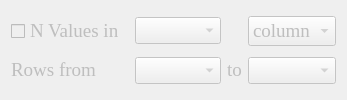
             <widget class="QWidget" name="tab_7">
              <property name="sizePolicy">
               <sizepolicy hsizetype="Preferred" vsizetype="Preferred">
                <horstretch>1</horstretch>
                <verstretch>0</verstretch>
               </sizepolicy>
              </property>
              <attribute name="title">
               <string>N Values</string>
              </attribute>
              <layout class="QGridLayout" name="gridLayout_9">
               <item row="0" column="0">
                <widget class="QCheckBox" name="check_Nvalue">
                 <property name="enabled">
                  <bool>false</bool>
                 </property>
                 <property name="sizePolicy">
                  <sizepolicy hsizetype="Fixed" vsizetype="Fixed">
                   <horstretch>0</horstretch>
                   <verstretch>0</verstretch>
                  </sizepolicy>
                 </property>
                 <property name="font">
                  <font>
                   <family>Times New Roman</family>
                   <pointsize>14</pointsize>
                  </font>
                 </property>
                 <property name="text">
                  <string>N Values in </string>
                 </property>
                 <property name="iconSize">
                  <size>
                   <width>20</width>
                   <height>20</height>
                  </size>
                 </property>
                 <property name="tristate">
                  <bool>false</bool>
                 </property>
                </widget>
               </item>
               <item row="0" column="1">
                <widget class="QComboBox" name="combo_Nnumber">
                 <property name="enabled">
                  <bool>false</bool>
                 </property>
                 <property name="sizePolicy">
                  <sizepolicy hsizetype="Expanding" vsizetype="Fixed">
                   <horstretch>0</horstretch>
                   <verstretch>0</verstretch>
                  </sizepolicy>
                 </property>
                 <property name="font">
                  <font>
                   <family>Times New Roman</family>
                   <pointsize>12</pointsize>
                  </font>
                 </property>
                </widget>
               </item>
               <item row="0" column="3">
                <widget class="QComboBox" name="combo_Nrowcol">
                 <property name="enabled">
                  <bool>false</bool>
                 </property>
                 <property name="sizePolicy">
                  <sizepolicy hsizetype="Preferred" vsizetype="Fixed">
                   <horstretch>0</horstretch>
                   <verstretch>0</verstretch>
                  </sizepolicy>
                 </property>
                 <property name="font">
                  <font>
                   <family>Times New Roman</family>
                   <pointsize>14</pointsize>
                  </font>
                 </property>
                 <item>
                  <property name="text">
                   <string>column</string>
                  </property>
                 </item>
                 <item>
                  <property name="text">
                   <string>row</string>
                  </property>
                 </item>
                </widget>
               </item>
               <item row="1" column="0">
                <widget class="QLabel" name="label_Nrowcol">
                 <property name="enabled">
                  <bool>false</bool>
                 </property>
                 <property name="sizePolicy">
                  <sizepolicy hsizetype="Fixed" vsizetype="Fixed">
                   <horstretch>0</horstretch>
                   <verstretch>0</verstretch>
                  </sizepolicy>
                 </property>
                 <property name="font">
                  <font>
                   <family>Times New Roman</family>
                   <pointsize>14</pointsize>
                  </font>
                 </property>
                 <property name="text">
                  <string>&lt;html&gt;&lt;head/&gt;&lt;body&gt;&lt;p&gt;Rows from&lt;/p&gt;&lt;/body&gt;&lt;/html&gt;</string>
                 </property>
                </widget>
               </item>
               <item row="1" column="1">
                <widget class="QComboBox" name="combo_Nbegin">
                 <property name="enabled">
                  <bool>false</bool>
                 </property>
                 <property name="sizePolicy">
                  <sizepolicy hsizetype="Expanding" vsizetype="Fixed">
                   <horstretch>0</horstretch>
                   <verstretch>0</verstretch>
                  </sizepolicy>
                 </property>
                 <property name="font">
                  <font>
                   <family>Times New Roman</family>
                   <pointsize>12</pointsize>
                  </font>
                 </property>
                </widget>
               </item>
               <item row="1" column="2">
                <widget class="QLabel" name="label_Ntill">
                 <property name="enabled">
                  <bool>false</bool>
                 </property>
                 <property name="sizePolicy">
                  <sizepolicy hsizetype="Fixed" vsizetype="Preferred">
                   <horstretch>0</horstretch>
                   <verstretch>0</verstretch>
                  </sizepolicy>
                 </property>
                 <property name="font">
                  <font>
                   <family>Times New Roman</family>
                   <pointsize>14</pointsize>
                  </font>
                 </property>
                 <property name="text">
                  <string>&lt;html&gt;&lt;head/&gt;&lt;body&gt;&lt;p&gt;to&lt;/p&gt;&lt;/body&gt;&lt;/html&gt;</string>
                 </property>
                </widget>
               </item>
               <item row="1" column="3">
                <widget class="QComboBox" name="combo_Nend">
                 <property name="enabled">
                  <bool>false</bool>
                 </property>
                 <property name="sizePolicy">
                  <sizepolicy hsizetype="Expanding" vsizetype="Fixed">
                   <horstretch>0</horstretch>
                   <verstretch>0</verstretch>
                  </sizepolicy>
                 </property>
                 <property name="font">
                  <font>
                   <family>Times New Roman</family>
                   <pointsize>12</pointsize>
                  </font>
                 </property>
                </widget>
               </item>
              </layout>
             </widget>
